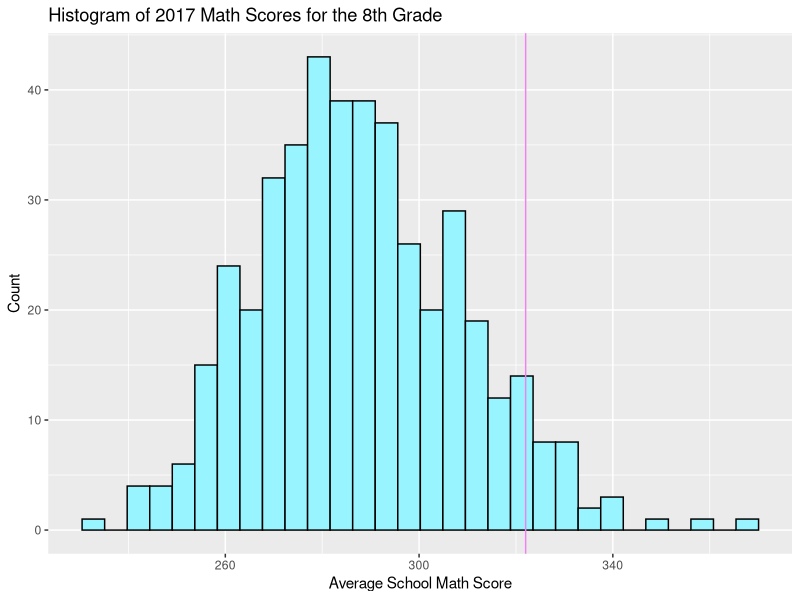
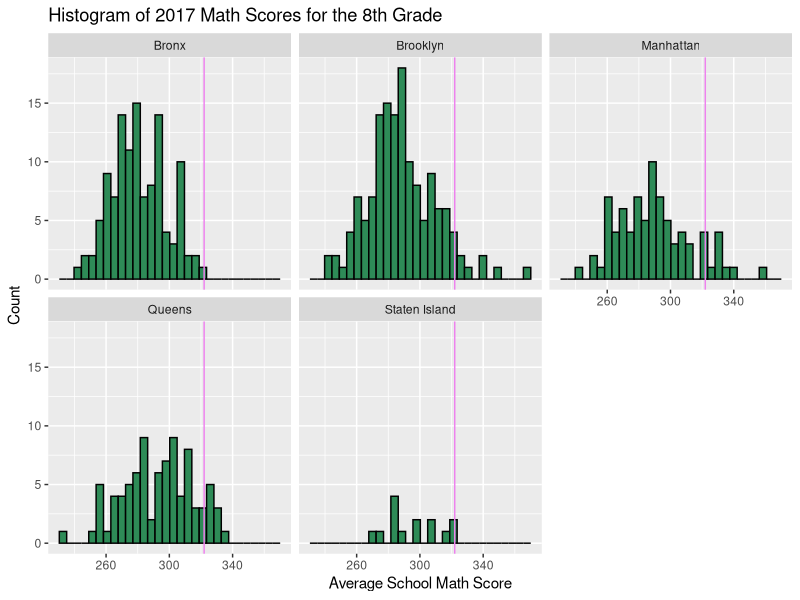
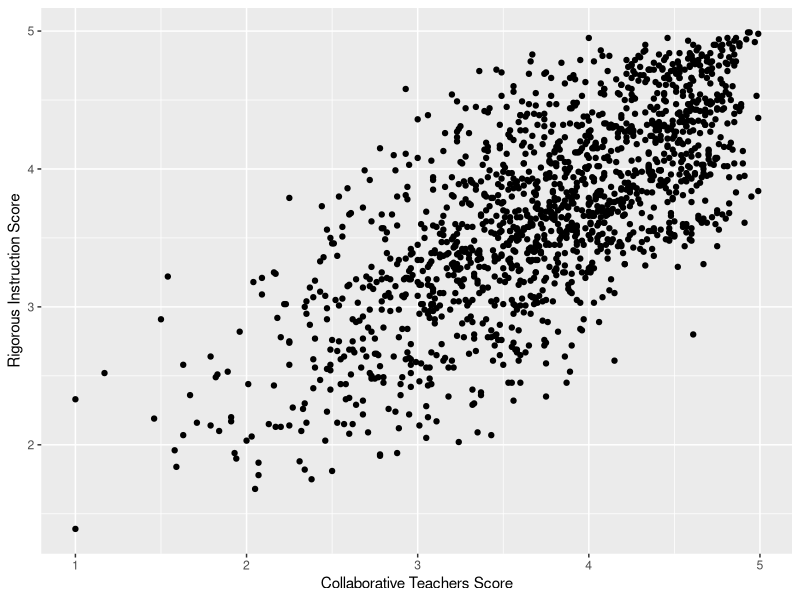
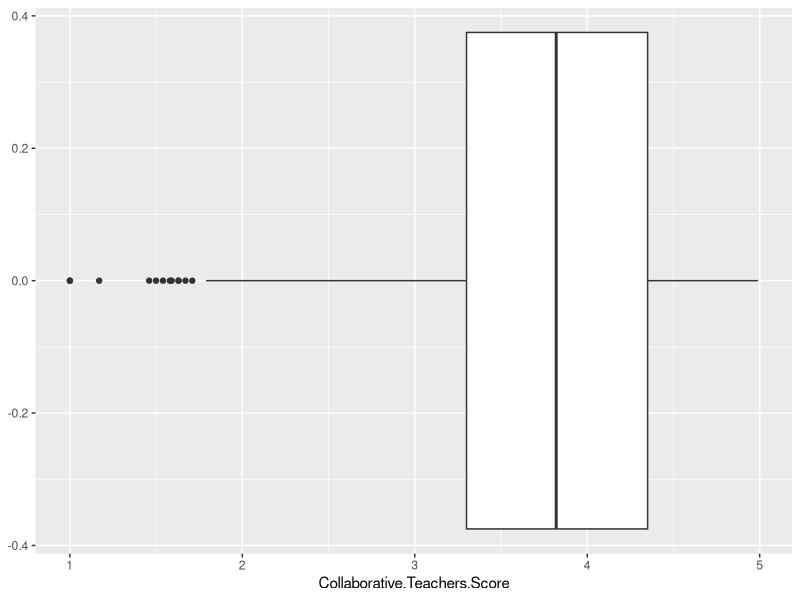

These figures' R source, in order:
## ---- chunk 1
library(tidyverse)
library(ggplot2)
library(foreign)

teachers <- read.csv("2017_Public_Data_File_Teacher.csv")
math <- read.csv("2013-2017_School_Math_Results_-_All.csv")
demographics <- read.csv("2013_-_2018_Demographic_Snapshot_School.csv")

math_sub <- math %>% 
  filter(Year == 2017,
         Grade == 8) %>% 
  select(DBN, School.Name, Year, Number.Tested, Mean.Scale.Score) 

math_sub <- left_join(
    math_sub, 
    teachers |> select(-School.Name)) |>
  left_join(
      demographics |> 
        select(-School.Name) |>
        filter(Year == "2016-17") |>
        mutate(Year = 2017))

## ---- chunk 2



math_sub$Mean.Scale.Score <- as.numeric(math_sub$Mean.Scale.Score)

math_sub <- math_sub %>%
  mutate(b = str_sub(math_sub$DBN,3,3))

math_sub <- math_sub %>%
  mutate(Borough = case_when(is.na(b) ~ "Unknown", b == "M" ~ "Manhattan",
                             b == "K" ~ "Brooklyn",
                             b == "Q" ~ "Queens",
                             b == "X" ~ "Bronx",
                             b == "R" ~ "Staten Island"))

math_sub <- math_sub %>%
  mutate(district = str_sub(math_sub$DBN,1,2))  

math.plot <- math_sub %>% 
  ggplot(mapping = aes(x = Mean.Scale.Score)) +
  geom_histogram(color = "black", fill = "cadetblue1") +
  labs(title = "Histogram of 2017 Math Scores for the 8th Grade",
       x = "Average School Math Score",
       y = "Count") +
  geom_vline(aes(xintercept = 322), color = "violet") 
  
  

math.plot

math.plot2 <- math_sub %>% 
  ggplot(mapping = aes(x = Mean.Scale.Score)) +
  geom_histogram(color = "black", fill = "seagreen") +
  labs(title = "Histogram of 2017 Math Scores for the 8th Grade",
       x = "Average School Math Score",
       y = "Count") +
  geom_vline(aes(xintercept = 322), color = "violet") +
  facet_wrap(~ Borough)
  

math.plot2

math_summary <- math_sub %>% 
  drop_na() %>% 
  select(Mean.Scale.Score) %>% 
  summary()

knitr::kable(math_summary, col.names = "Summary of Average Math Scores")

## ---- chunk 3

teachers$Collaborative.Teachers.Score <- as.numeric(teachers$Collaborative.Teachers.Score)

math_sub$Collaborative.Teachers.Score <- as.numeric(math_sub$Collaborative.Teachers.Score)

teachers$Rigorous.Instruction.Score <- as.numeric(teachers$Rigorous.Instruction.Score)


teacher.effectiveness <- teachers %>% 
  ggplot(mapping = aes(x = Collaborative.Teachers.Score,
                       y = Rigorous.Instruction.Score)) +
  geom_point() +
  labs(x = "Collaborative Teachers Score",
       y = "Rigorous Instruction Score")

teacher.effectiveness

teacher.instruction <- teachers %>% 
  ggplot(mapping = aes(x = Collaborative.Teachers.Score)) +
  geom_boxplot()

teacher.instruction
## ---- chunk 4
fit <- lm(Mean.Scale.Score ~ Collaborative.Teachers.Score, data = math_sub)

summary(fit)

fit.controls <- lm(Mean.Scale.Score ~ Collaborative.Teachers.Score + X..Poverty.1 + X..English.Language.Learners.1 + X..Students.with.Disabilities.1, data = math_sub)

summary(fit.controls)


